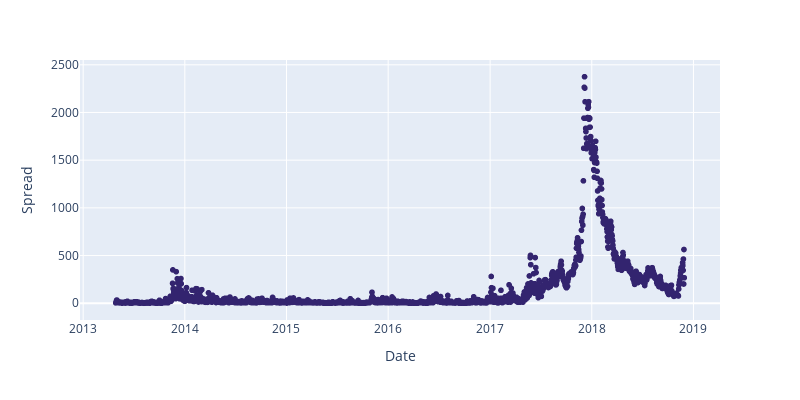

Source (notebook cell):
### Code cell
fig = px.scatter(bspr2, x =bspr2.index, y = bspr2['spread'],
                  height = 400, width = 800,color_discrete_sequence=['#33246f'])
fig.update_layout(xaxis_title = 'Date', yaxis_title='Spread')

fig.show()

### Figure 1 — Plotly figure (JSON) as saved in the notebook; plotly's stock layout.template omitted (floating-point values rounded to 4 significant figures; data arrays with more than 128 entries replaced by an {"elided": "..."} marker saying what was removed)
{"data": [{"hovertemplate": "date=%{x}<br>spread=%{y}<extra></extra>", "legendgroup": "", "marker": {"color": "#33246f", "symbol": "circle"}, "mode": "markers", "name": "", "showlegend": false, "type": "scattergl", "x": {"elided": "2042 str values"}, "xaxis": "x", "y": {"elided": "2042 float values"}, "yaxis": "y"}], "layout": {"height": 400, "legend": {"tracegroupgap": 0}, "margin": {"t": 60}, "width": 800, "xaxis": {"anchor": "y", "domain": [0, 1], "title": {"text": "Date"}}, "yaxis": {"anchor": "x", "domain": [0, 1], "title": {"text": "Spread"}}}}
